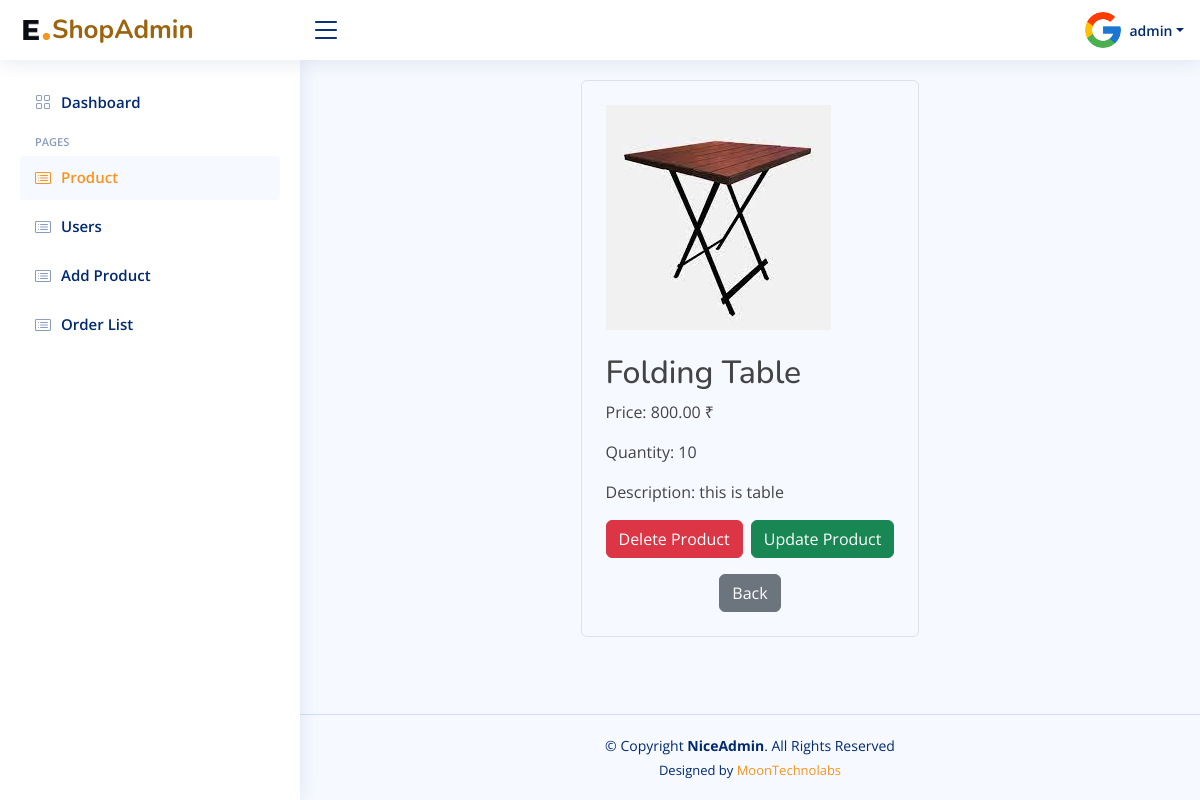
The app's page /products/5/ (signed in), older data.
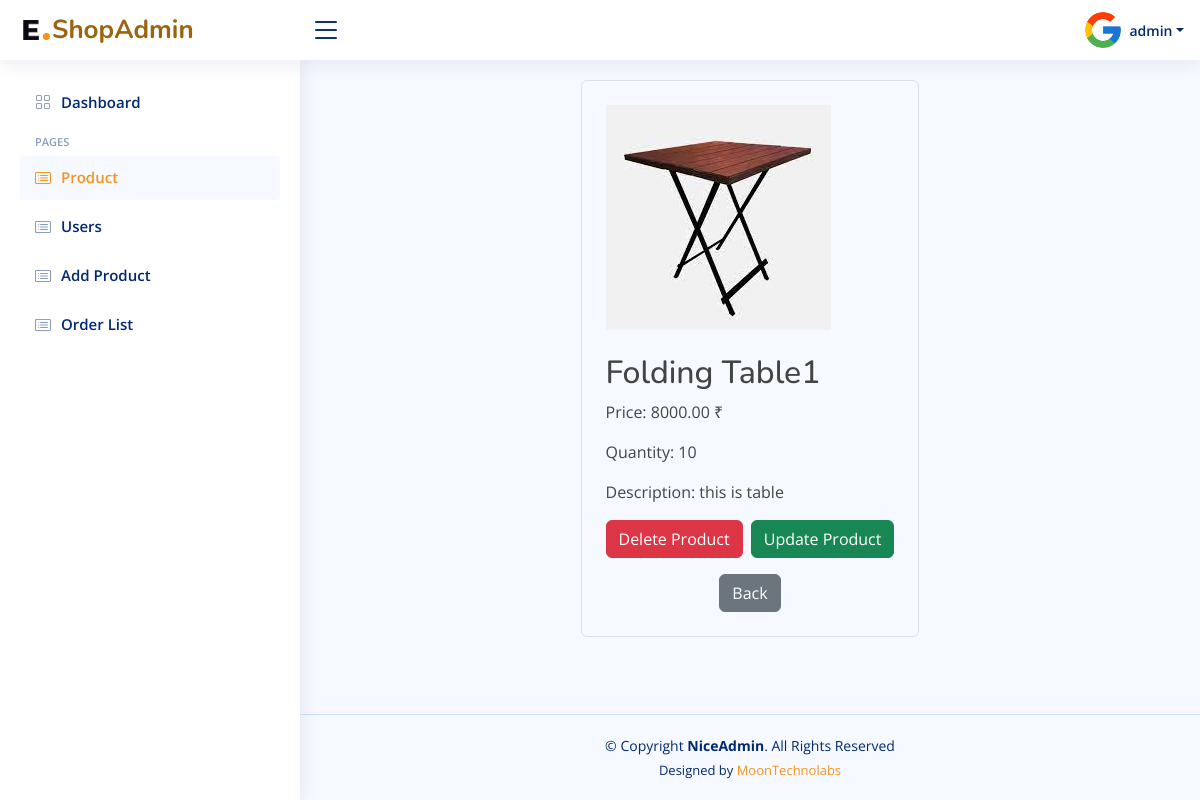
The same page, newer data.
### app/models.py (models this page shows, shortened)
class Product(models.Model):
    label = models.CharField(max_length=50)
    description = models.TextField(max_length=200)
    category = models.ForeignKey(Category, on_delete = models.CASCADE)
    product_image = models.ImageField(upload_to='product_images/', default='product_images/product.png')
    quantity = models.PositiveIntegerField()
    price = models.DecimalField(max_digits=10, decimal_places=2)

### app/views.py (the view)
# urls.py: path('products/<int:product_id>/', views.product_detail, name='product-detail'),
@superuser_required
@login_required(login_url='/login/')
def product_detail(request, product_id):
    product = get_object_or_404(Product, pk=product_id)
    context = {'product': product}
    return render(request, 'product_detail.html', context)

### app/templatetags/custom_tags.py (called while the page is built)
@register.filter
def starts_with(value, arg):
    return value.startswith(arg)

### app/views.py (called while the page is built)
def superuser_required(view_func):
    @wraps(view_func)
    def _wrapped_view(request, *args, **kwargs):
        if request.user.is_authenticated and request.user.is_superuser:
            return view_func(request, *args, **kwargs)
        else:
            return redirect('user-home')
    return _wrapped_view

### templates/product_detail.html (shortened to what this page needs)
{% extends 'base.html' %}
{% block content %}
<div class="container">
        <div class="container">
            <div class="row justify-content-center">
                <div class="col-lg-8 col-md-10 d-flex flex-column align-items-center justify-content-center">
                    <div class="product-card border rounded p-4">
                        <div class="product-image">
                            <div class="product-image">
                                <img src="{{ product.product_image.url }}" alt="{{ product.label }}" class="fixed-image">
                            </div>
                        </div>
                        <div class="product-details pt-4">
                            <h2>{{ product.label }}</h2>
                            <p>Price: {{ product.price }} ₹</p>
                            <p>Quantity: {{ product.quantity }}</p>
                            <p>Description: {{ product.description }}</p>
                        </div>
                        <div class="product-actions mt-3 d-flex">
                            <form action="{% url 'product-delete' product.id %}" method="post">
                                <button type="submit" class="btn btn-danger" onclick="return confirm('Are you sure you want to delete this product?')">Delete Product</button>
                            </form>
                            <form action="{% url 'product-update' product.id %}" method="get">
                                <button type="submit" class="btn btn-success ms-2">Update Product</button>
                            </form>
                        </div>
                        <center>
                        <a href="{% url 'product-list' %}" class="btn btn-secondary mt-3">Back</a>
                        </center>
                    </div>
                </div>
            </div>
        </div>
</div>
{% endblock %}

Row changes from the older to the newer data that the page shows:
changed Product "this is table": label "Folding Table" → "Folding Table1"; price "800.00" → "8000.00"
